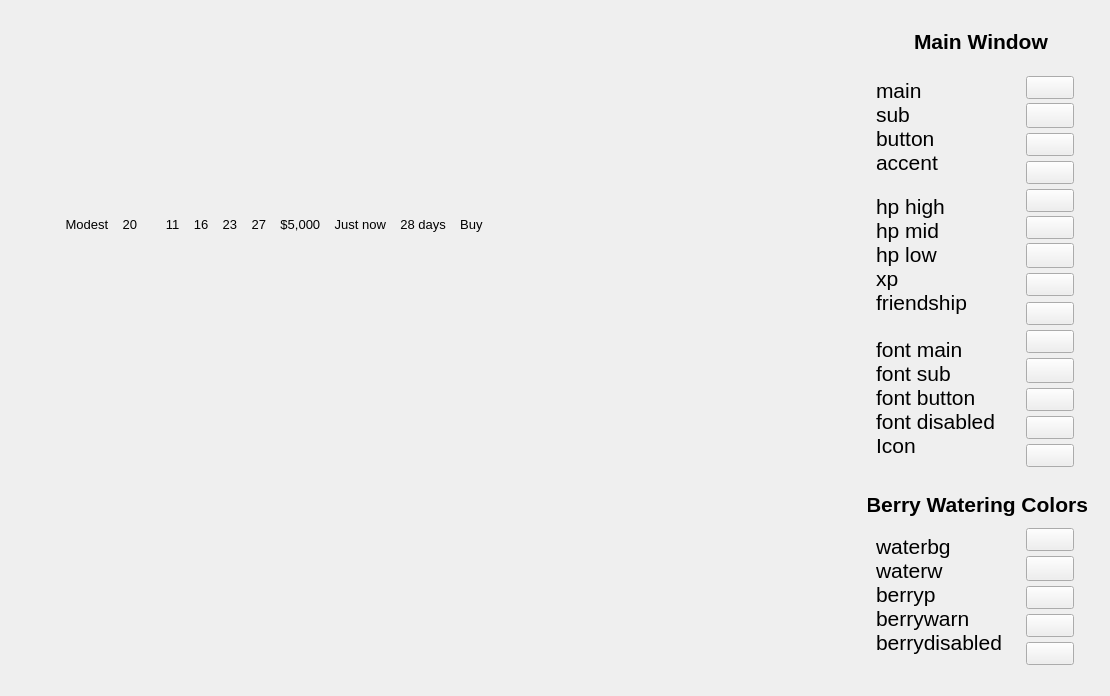
    <widget class="QWidget" name="WindowColors">
     <attribute name="title">
      <string>Window Colors</string>
     </attribute>
     <widget class="QFrame" name="windowPreviewFrame">
      <property name="geometry">
       <rect>
        <x>15</x>
        <y>25</y>
        <width>829</width>
        <height>653</height>
       </rect>
      </property>
      <property name="frameShape">
       <enum>QFrame::NoFrame</enum>
      </property>
      <widget class="QWidget" name="windowPreview" native="true">
       <property name="geometry">
        <rect>
         <x>5</x>
         <y>5</y>
         <width>805</width>
         <height>577</height>
        </rect>
       </property>
       <widget class="QLabel" name="label_19">
        <property name="geometry">
         <rect>
          <x>42</x>
          <y>164</y>
          <width>717</width>
          <height>61</height>
         </rect>
        </property>
        <property name="font">
         <font>
          <pointsize>10</pointsize>
         </font>
        </property>
        <property name="text">
         <string> Modest    20        11    16    23    27    $5,000    Just now    28 days    Buy</string>
        </property>
       </widget>
      </widget>
      <widget class="QWidget" name="hpBar" native="true">
       <property name="geometry">
        <rect>
         <x>7</x>
         <y>592</y>
         <width>297</width>
         <height>63</height>
        </rect>
       </property>
      </widget>
      <widget class="QWidget" name="BerryPreview" native="true">
       <property name="geometry">
        <rect>
         <x>347</x>
         <y>592</y>
         <width>307</width>
         <height>57</height>
        </rect>
       </property>
      </widget>
     </widget>
     <widget class="QFrame" name="MainWindowFrame">
      <property name="geometry">
       <rect>
        <x>868</x>
        <y>10</y>
        <width>233</width>
        <height>677</height>
       </rect>
      </property>
      <property name="frameShape">
       <enum>QFrame::NoFrame</enum>
      </property>
      <widget class="KColorButton" name="accentColorW">
       <property name="geometry">
        <rect>
         <x>158</x>
         <y>151</y>
         <width>48</width>
         <height>23</height>
        </rect>
       </property>
      </widget>
      <widget class="KColorButton" name="subColorW">
       <property name="geometry">
        <rect>
         <x>158</x>
         <y>93</y>
         <width>48</width>
         <height>25</height>
        </rect>
       </property>
      </widget>
      <widget class="KColorButton" name="mainColorW">
       <property name="geometry">
        <rect>
         <x>158</x>
         <y>66</y>
         <width>48</width>
         <height>23</height>
        </rect>
       </property>
      </widget>
      <widget class="QLabel" name="label_11">
       <property name="geometry">
        <rect>
         <x>8</x>
         <y>171</y>
         <width>101</width>
         <height>146</height>
        </rect>
       </property>
       <property name="font">
        <font>
         <pointsize>16</pointsize>
        </font>
       </property>
       <property name="text">
        <string>hp high 
hp mid
hp low
xp
friendship</string>
       </property>
      </widget>
      <widget class="KColorButton" name="fontButtonW">
       <property name="geometry">
        <rect>
         <x>158</x>
         <y>378</y>
         <width>48</width>
         <height>23</height>
        </rect>
       </property>
      </widget>
      <widget class="QLabel" name="label_10">
       <property name="geometry">
        <rect>
         <x>8</x>
         <y>56</y>
         <width>81</width>
         <height>121</height>
        </rect>
       </property>
       <property name="font">
        <font>
         <pointsize>16</pointsize>
        </font>
       </property>
       <property name="text">
        <string>main
sub
button
accent</string>
       </property>
      </widget>
      <widget class="QLabel" name="label_4">
       <property name="geometry">
        <rect>
         <x>8</x>
         <y>319</y>
         <width>146</width>
         <height>137</height>
        </rect>
       </property>
       <property name="font">
        <font>
         <pointsize>16</pointsize>
        </font>
       </property>
       <property name="text">
        <string>font main
font sub
font button
font disabled
Icon</string>
       </property>
      </widget>
      <widget class="KColorButton" name="buttonColorW">
       <property name="geometry">
        <rect>
         <x>158</x>
         <y>123</y>
         <width>48</width>
         <height>23</height>
        </rect>
       </property>
      </widget>
      <widget class="KColorButton" name="fontSubW">
       <property name="geometry">
        <rect>
         <x>158</x>
         <y>348</y>
         <width>48</width>
         <height>25</height>
        </rect>
       </property>
      </widget>
      <widget class="KColorButton" name="fontDisabledColorW">
       <property name="geometry">
        <rect>
         <x>158</x>
         <y>406</y>
         <width>48</width>
         <height>23</height>
        </rect>
       </property>
      </widget>
      <widget class="KColorButton" name="xpColorW">
       <property name="geometry">
        <rect>
         <x>158</x>
         <y>263</y>
         <width>48</width>
         <height>23</height>
        </rect>
       </property>
      </widget>
      <widget class="KColorButton" name="friendshipColorW">
       <property name="geometry">
        <rect>
         <x>158</x>
         <y>292</y>
         <width>48</width>
         <height>23</height>
        </rect>
       </property>
      </widget>
      <widget class="KColorButton" name="fontMainW">
       <property name="geometry">
        <rect>
         <x>158</x>
         <y>320</y>
         <width>48</width>
         <height>23</height>
        </rect>
       </property>
      </widget>
      <widget class="KColorButton" name="hpHighW">
       <property name="geometry">
        <rect>
         <x>158</x>
         <y>179</y>
         <width>48</width>
         <height>23</height>
        </rect>
       </property>
      </widget>
      <widget class="KColorButton" name="hpLowW">
       <property name="geometry">
        <rect>
         <x>158</x>
         <y>233</y>
         <width>48</width>
         <height>25</height>
        </rect>
       </property>
      </widget>
      <widget class="KColorButton" name="hpMidW">
       <property name="geometry">
        <rect>
         <x>158</x>
         <y>206</y>
         <width>48</width>
         <height>23</height>
        </rect>
       </property>
      </widget>
      <widget class="QLabel" name="label_13">
       <property name="geometry">
        <rect>
         <x>46</x>
         <y>1</y>
         <width>155</width>
         <height>61</height>
        </rect>
       </property>
       <property name="font">
        <font>
         <pointsize>16</pointsize>
         <weight>75</weight>
         <bold>true</bold>
        </font>
       </property>
       <property name="text">
        <string>Main Window</string>
       </property>
      </widget>
      <widget class="KColorButton" name="subColorW_2">
       <property name="geometry">
        <rect>
         <x>158</x>
         <y>546</y>
         <width>48</width>
         <height>25</height>
        </rect>
       </property>
      </widget>
      <widget class="QLabel" name="label_14">
       <property name="geometry">
        <rect>
         <x>-2</x>
         <y>464</y>
         <width>230</width>
         <height>61</height>
        </rect>
       </property>
       <property name="font">
        <font>
         <pointsize>16</pointsize>
         <weight>75</weight>
         <bold>true</bold>
        </font>
       </property>
       <property name="text">
        <string>Berry Watering Colors</string>
       </property>
      </widget>
      <widget class="KColorButton" name="mainColorW_2">
       <property name="geometry">
        <rect>
         <x>158</x>
         <y>518</y>
         <width>48</width>
         <height>23</height>
        </rect>
       </property>
      </widget>
      <widget class="KColorButton" name="buttonColorW_2">
       <property name="geometry">
        <rect>
         <x>158</x>
         <y>576</y>
         <width>48</width>
         <height>23</height>
        </rect>
       </property>
      </widget>
      <widget class="QLabel" name="label_12">
       <property name="geometry">
        <rect>
         <x>8</x>
         <y>515</y>
         <width>143</width>
         <height>139</height>
        </rect>
       </property>
       <property name="font">
        <font>
         <pointsize>16</pointsize>
        </font>
       </property>
       <property name="text">
        <string>waterbg
waterw
berryp
berrywarn
berrydisabled</string>
       </property>
      </widget>
      <widget class="KColorButton" name="accentColorW_2">
       <property name="geometry">
        <rect>
         <x>158</x>
         <y>604</y>
         <width>48</width>
         <height>23</height>
        </rect>
       </property>
      </widget>
      <widget class="KColorButton" name="fontDisabledColorW_2">
       <property name="geometry">
        <rect>
         <x>158</x>
         <y>434</y>
         <width>48</width>
         <height>23</height>
        </rect>
       </property>
      </widget>
      <widget class="KColorButton" name="accentColorW_3">
       <property name="geometry">
        <rect>
         <x>158</x>
         <y>632</y>
         <width>48</width>
         <height>23</height>
        </rect>
       </property>
      </widget>
      <zorder>label_12</zorder>
      <zorder>label_11</zorder>
      <zorder>label_4</zorder>
      <zorder>label_10</zorder>
      <zorder>accentColorW</zorder>
      <zorder>subColorW</zorder>
      <zorder>mainColorW</zorder>
      <zorder>fontButtonW</zorder>
      <zorder>buttonColorW</zorder>
      <zorder>fontSubW</zorder>
      <zorder>fontDisabledColorW</zorder>
      <zorder>xpColorW</zorder>
      <zorder>friendshipColorW</zorder>
      <zorder>fontMainW</zorder>
      <zorder>hpHighW</zorder>
      <zorder>hpLowW</zorder>
      <zorder>hpMidW</zorder>
      <zorder>label_13</zorder>
      <zorder>subColorW_2</zorder>
      <zorder>label_14</zorder>
      <zorder>mainColorW_2</zorder>
      <zorder>buttonColorW_2</zorder>
      <zorder>accentColorW_2</zorder>
      <zorder>fontDisabledColorW_2</zorder>
      <zorder>accentColorW_3</zorder>
     </widget>
    </widget>
